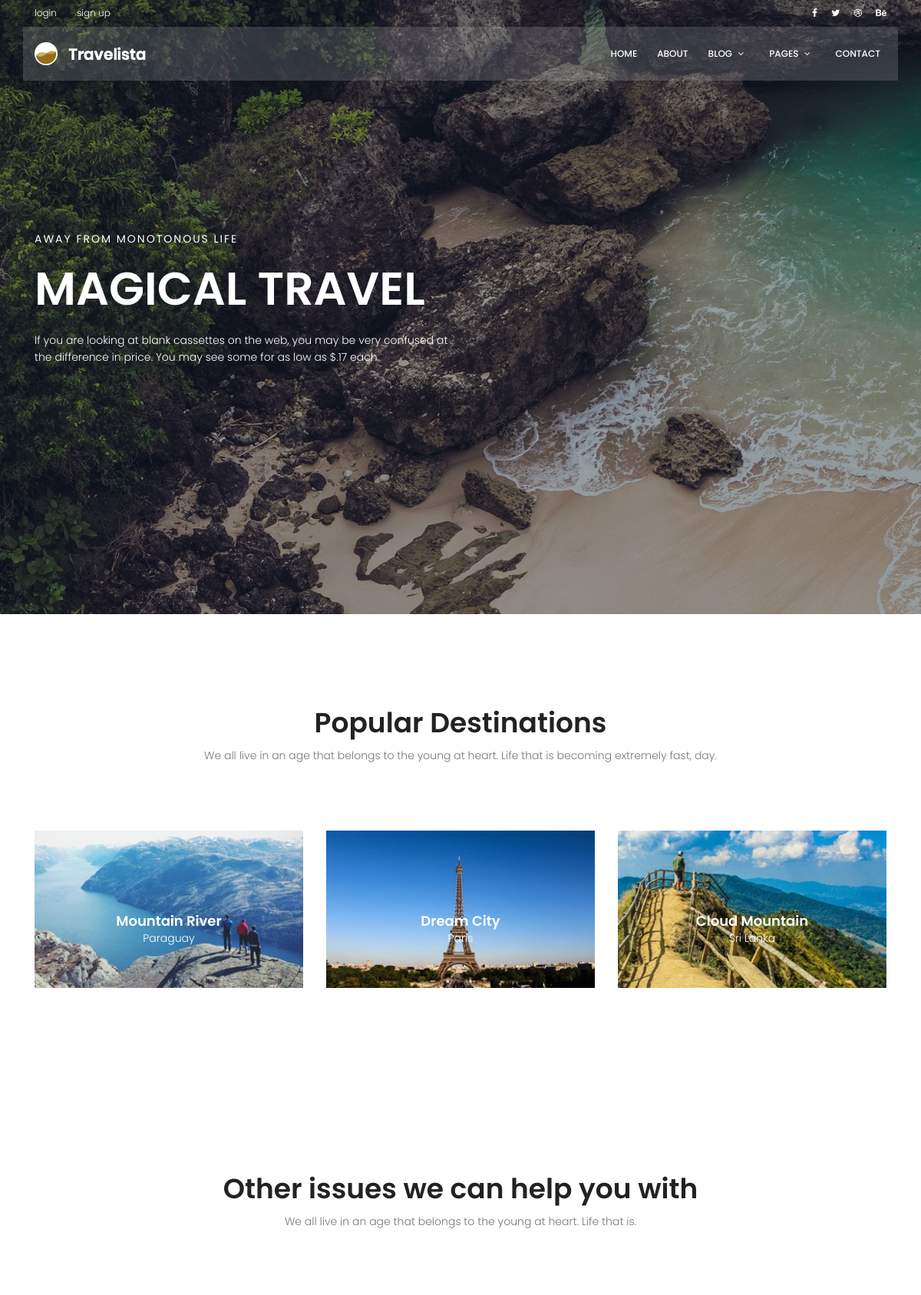
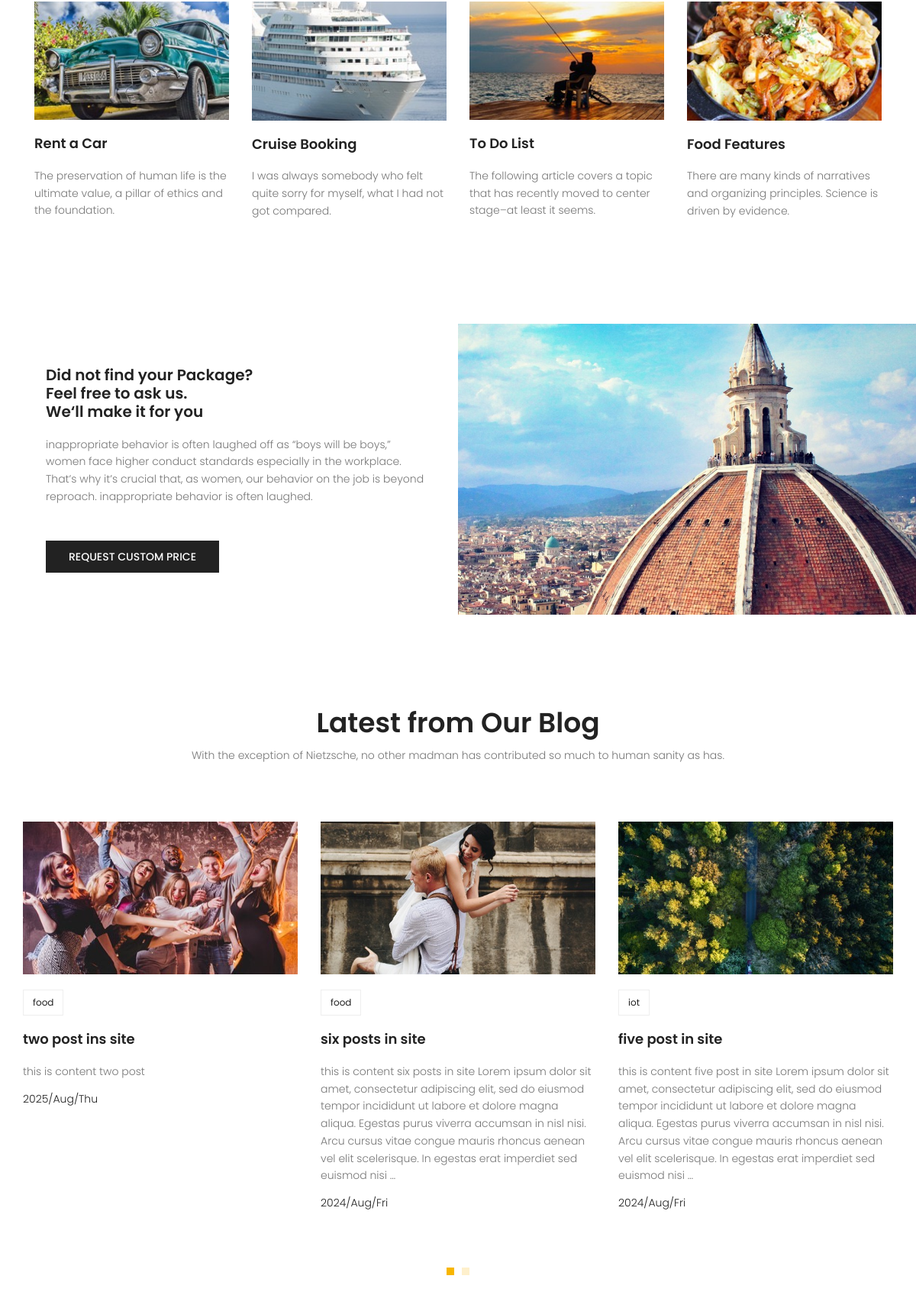
The page / (upper part) on the database its author committed (2 pictures, top to bottom).
### blog/models.py (models this page shows, shortened)
class Post(models.Model):
    author = models.ForeignKey(User,on_delete=models.SET_NULL,null=True)
    title = models.CharField(max_length=255)
    content = models.TextField()
    tag = TaggableManager()
    category = models.ManyToManyField('Category')
    image = models.ImageField(upload_to="blog_image",null=True)
    status = models.BooleanField(default=False)
    counted_view = models.IntegerField(default=0)
    created_date = models.DateTimeField(auto_now_add=True,null=True)
    updated_date = models.DateTimeField(auto_now=True,null=True)
    published_date = models.DateTimeField(null=True)
    class Meta:
        ordering = ["created_date"]
        verbose_name = "پست "
        verbose_name_plural = "پست ها "

class Category(models.Model):
    name = models.CharField(max_length=255)
    class Meta:
        verbose_name = "دسته بندی "
        verbose_name_plural = "دسته بندی ها"

### home/views.py (the view)
# urls.py: path("",views.home_page_view,name="index"),
def home_page_view(request):
    return render(request,"home/index.html")

### home/templatetags/home_tag.py (called while the page is built)
@register.inclusion_tag("home/last_post_home.html")
def last_post_home_page():
    time_now = timezone.now()
    last_posts = Post.objects.exclude(published_date__gt=time_now).filter(status=True).order_by("-published_date")[:5]
    return {"last_posts" :last_posts}

### templates/home/index.html (shortened to what this page needs)
{% extends 'base.html' %}
{% load static %}
{% load home_tag %}
{% block content %}
        <section class="banner-area relative">
            <div class="overlay overlay-bg"></div>
            <div class="container">
                <div class="row fullscreen align-items-center justify-content-between">
                    <div class="col-lg-6 col-md-6 banner-left">
                        <h6 class="text-white">Away from monotonous life</h6>
                        <h1 class="text-white">Magical Travel</h1>
                        <p class="text-white">
                            If you are looking at blank cassettes on the web, you may be very confused at the difference in price. You may see some for as low as $.17 each.
                        </p>
                    </div>
                </div>
            </div>
        </section>
        <section class="popular-destination-area section-gap">
            <div class="container">
                <div class="row d-flex justify-content-center">
                    <div class="menu-content pb-70 col-lg-8">
                        <div class="title text-center">
                            <h1 class="mb-10">Popular Destinations</h1>
                            <p>We all live in an age that belongs to the young at heart. Life that is becoming extremely fast, day.</p>
                        </div>
                    </div>
                </div>
                <div class="row">
                    <div class="col-lg-4">
                        <div class="single-destination relative">
                            <div class="thumb relative">
                                <img class="img-fluid" src="{% static 'img/d1.jpg' %}" alt="">
                            </div>
                            <div class="desc">
                                <h4>Mountain River</h4>
                                <p>Paraguay</p>
                            </div>
                        </div>
                    </div>
                    <div class="col-lg-4">
                        <div class="single-destination relative">
                            <div class="thumb relative">
                                <img class="img-fluid" src="{% static 'img/d2.jpg' %}" alt="">
                            </div>
                            <div class="desc">
                                <h4>Dream City</h4>
                                <p>Paris</p>
                            </div>
                        </div>
                    </div>
                    <div class="col-lg-4">
                        <div class="single-destination relative">
                            <div class="thumb relative">
                                <img class="img-fluid" src="{% static 'img/d3.jpg' %}" alt="">
                            </div>
                            <div class="desc">
                                <h4>Cloud Mountain</h4>
                                <p>Sri Lanka</p>
                            </div>
                        </div>
                    </div>
                </div>
            </div>
        </section>
        <section class="other-issue-area section-gap">
            <div class="container">
                <div class="row d-flex justify-content-center">
                    <div class="menu-content pb-70 col-lg-9">
                        <div class="title text-center">
                            <h1 class="mb-10">Other issues we can help you with</h1>
                            <p>We all live in an age that belongs to the young at heart. Life that is.</p>
                        </div>
                    </div>
                </div>
                <div class="row">
                    <div class="col-lg-3 col-md-6">
                        <div class="single-other-issue">
                            <div class="thumb">
                                <img class="img-fluid" src="{% static 'img/o1.jpg' %}" alt="">
                            </div>
                            <a href="#">
                                <h4>Rent a Car</h4>
                            </a>
                            <p>
                                The preservation of human life is the ultimate value, a pillar of ethics and the foundation.
                            </p>
                        </div>
                    </div>
                    <div class="col-lg-3 col-md-6">
                        <div class="single-other-issue">
                            <div class="thumb">
                                <img class="img-fluid" src="{% static 'img/o2.jpg' %}" alt="">
                            </div>
                            <a href="#">
                                <h4>Cruise Booking</h4>
                            </a>
                            <p>
                                I was always somebody who felt quite sorry for myself, what I had not got compared.
                            </p>
                        </div>
                    </div>
                    <div class="col-lg-3 col-md-6">
                        <div class="single-other-issue">
                            <div class="thumb">
                                <img class="img-fluid" src="{% static 'img/o3.jpg' %}" alt="">
                            </div>
                            <a href="#">
                                <h4>To Do List</h4>
                            </a>
                            <p>
                                The following article covers a topic that has recently moved to center stage–at least it seems.
                            </p>
                        </div>
                    </div>
                    <div class="col-lg-3 col-md-6">
                        <div class="single-other-issue">
                            <div class="thumb">
                                <img class="img-fluid" src="{% static 'img/o4.jpg' %}" alt="">
                            </div>
                            <a href="#">
                                <h4>Food Features</h4>
                            </a>
                            <p>
                                There are many kinds of narratives and organizing principles. Science is driven by evidence.
                            </p>
                        </div>
                    </div>
                </div>
            </div>
        </section>
        <section class="home-about-area">
            <div class="container-fluid">
                <div class="row align-items-center justify-content-end">
                    <div class="col-lg-6 col-md-12 home-about-left">
                        <h1>
                            Did not find your Package? <br>
                            Feel free to ask us. <br>
                            We‘ll make it for you
                        </h1>
                        <p>
                            inappropriate behavior is often laughed off as “boys will be boys,” women face higher conduct standards especially in the workplace. That’s why it’s crucial that, as women, our behavior on the job is beyond reproach. inappropriate behavior is often laughed.
                        </p>
                        <a href="#" class="primary-btn text-uppercase">request custom price</a>
                    </div>
                    <div class="col-lg-6 col-md-12 home-about-right no-padding">
                        <img class="img-fluid" src="{% static 'img/about-img.jpg' %}" alt="">
                    </div>
                </div>
            </div>
        </section>
        {% last_post_home_page %}
{% endblock %}

### templates/home/last_post_home.html
{% load static %}
<section class="recent-blog-area section-gap">
    <div class="container">
        <div class="row d-flex justify-content-center">
            <div class="menu-content pb-60 col-lg-9">
                <div class="title text-center">
                    <h1 class="mb-10">Latest from Our Blog</h1>
                    <p>With the exception of Nietzsche, no other madman has contributed so much to human sanity as has.</p>
                </div>
            </div>
        </div>
        <div class="row">
            <div class="active-recent-blog-carusel">
               {% for item in last_posts %}
               <div class="single-recent-blog-post item">
                <div class="thumb">
                    <img width="200" height="200" class="" src="{{ item.image.url}}" alt="">
                </div>
                <div class="details">
                    <div class="tags">
                        <ul>
                           {% for cat in item.category.all %}
                           <li>
                            <a href="{% url 'blog:category' cat.name %}">{{ cat.name }}</a>
                        </li>
                           {% endfor %}
                        </ul>
                    </div>
                    <a href="{% url 'blog:single' item.id %}"><h4 class="title">{{item.title}}</h4></a>
                    <p>
                        {{item.content|truncatewords:50}}
                    </p>
                    <h6 class="date">{{item.published_date|date:"Y/M/D"}}</h6>
                </div>
            </div>
               {% endfor %}
            </div>
        </div>
    </div>
</section>

### static/css/main.css (style rules this page uses)
body { color: #777777; font-family: "Poppins", sans-serif; font-size: 14px; font-weight: 300; line-height: 1.625em; position: relative; }
ol, ul { margin: 0; padding: 0; list-style: none; }
a { -webkit-transition: all 0.3s ease 0s; -moz-transition: all 0.3s ease 0s; -o-transition: all 0.3s ease 0s; transition: all 0.3s ease 0s; }
a, a:focus, a:hover { text-decoration: none; outline: 0; }
h1, h2, h3, h4, h5, h6 { font-family: "Poppins", sans-serif; color: #222222; line-height: 1.2em !important; margin-bottom: 0; margin-top: 0; font-weight: 600; }
h1, .h1 { font-size: 36px; }
h4, .h4 { font-size: 18px; }
h6, .h6 { font-size: 14px; color: #222222; }
.mb-10 { margin-bottom: 10px; }
.pb-60 { padding-bottom: 60px; }
.pb-70 { padding-bottom: 70px; }
.text-white { color: #fff; }
.text-center { text-align: center; }
.relative { position: relative; }
.overlay { position: absolute; left: 0; right: 0; top: 0; bottom: 0; }
.no-padding { padding: 0; }
h1 { font-size: 36px; }
h4 { font-size: 18px; }
h6 { font-size: 14px; }
h1, h2, h3, h4, h5, h6 { line-height: 1.5em; }
.section-gap { padding: 120px 0; }
.primary-btn { background: #f8b600; line-height: 42px; padding-left: 30px; padding-right: 30px; border: none; color: #fff; display: inline-block; font-size: 14px; font-weight: 500; position: relative; -webkit-transition: all 0.3s ease 0s; -moz-transition: all 0.3s ease 0s; -o-transition: all 0.3s ease 0s; transition: all 0.3s ease 0s; cursor: pointer; position: relative; }
.banner-area { background: url(../img/hero-bg.jpg) center; background-size: cover; }
.banner-area .overlay-bg { background: rgba(4, 9, 30, 0.4); }
.banner-left h6 { text-transform: uppercase; font-weight: 400; font-size: 14px; letter-spacing: 2px; }
.banner-left h1 { margin: 20px 0; font-size: 60px; text-transform: uppercase; }
.banner-left p { margin: 20px 0px; }
.single-destination { -webkit-transition: all 0.3s ease 0s; -moz-transition: all 0.3s ease 0s; -o-transition: all 0.3s ease 0s; transition: all 0.3s ease 0s; }
.single-destination .thumb { position: relative; }
.single-destination .thumb img { width: 100%; }
.single-destination .desc { text-align: center; position: absolute; width: 100%; left: 50%; top: 50%; transform: translate(-50%, -50%); }
.single-destination .desc h4 { color: #fff; }
.single-destination .desc p { color: #fff; font-size: 14px; font-weight: 300; margin-bottom: 0px; }
.single-other-issue .thumb { overflow: hidden; }
.single-other-issue .thumb img { width: 100%; -webkit-transition: all 0.3s ease 0s; -moz-transition: all 0.3s ease 0s; -o-transition: all 0.3s ease 0s; transition: all 0.3s ease 0s; }
.single-other-issue h4 { margin: 20px 0; -webkit-transition: all 0.3s ease 0s; -moz-transition: all 0.3s ease 0s; -o-transition: all 0.3s ease 0s; transition: all 0.3s ease 0s; }
.home-about-area .home-about-left { padding-left: 20%; }
@media (max-width: 1366px) { .home-about-area .home-about-left { padding-left: 5%; } }
.home-about-area .home-about-left h1 { max-width: 510px; }
@media (max-width: 1366px) { .home-about-area .home-about-left h1 { font-size: 20px; } }
.home-about-area .home-about-left p { max-width: 500px; padding: 20px 0; }
.home-about-area .home-about-left .primary-btn { margin-top: 10px; background: #222; font-size: 14px; }
.home-about-area .home-about-right img { width: 100%; }
.recent-blog-area .single-recent-blog-post .thumb { overflow: hidden; }
.recent-blog-area .single-recent-blog-post .thumb img { -webkit-transition: all 0.3s ease 0s; -moz-transition: all 0.3s ease 0s; -o-transition: all 0.3s ease 0s; transition: all 0.3s ease 0s; }
.recent-blog-area .single-recent-blog-post .tags { margin: 20px 0px; }
.recent-blog-area .single-recent-blog-post .tags li { display: inline-block; border: 1px solid #eee; padding: 4px 12px; -webkit-transition: all 0.3s ease 0s; -moz-transition: all 0.3s ease 0s; -o-transition: all 0.3s ease 0s; transition: all 0.3s ease 0s; }
.recent-blog-area .single-recent-blog-post .tags li a { font-weight: 400; font-size: 12px; color: #222; }
.recent-blog-area .single-recent-blog-post .title { -webkit-transition: all 0.3s ease 0s; -moz-transition: all 0.3s ease 0s; -o-transition: all 0.3s ease 0s; transition: all 0.3s ease 0s; margin: 20px 0; }
.recent-blog-area .single-recent-blog-post .date { color: #222; font-weight: 300; }

### rows shown on the page
Post: image (picture), title "two post ins site", content "this is content two post", published_date "2025/Aug/Thu"
Category: name "food"
Post: image (picture), title "six posts in site", content "this is content six posts in site Lorem ipsum dolor sit amet, consectetur adipiscing elit, sed do eiusmod tempor incididunt ut labore et dolore magna aliqua. Egestas purus viverra accumsan in nisl nisi. Arcu cursus vitae congue mauris rhoncus aenean vel elit scelerisque. In egestas erat imperdiet sed euismod nisi …", published_date "2024/Aug/Fri"
Post: image (picture), title "five post in site", content "this is content five post in site Lorem ipsum dolor sit amet, consectetur adipiscing elit, sed do eiusmod tempor incididunt ut labore et dolore magna aliqua. Egestas purus viverra accumsan in nisl nisi. Arcu cursus vitae congue mauris rhoncus aenean vel elit scelerisque. In egestas erat imperdiet sed euismod nisi …", published_date "2024/Aug/Fri"
Category: name "iot"
